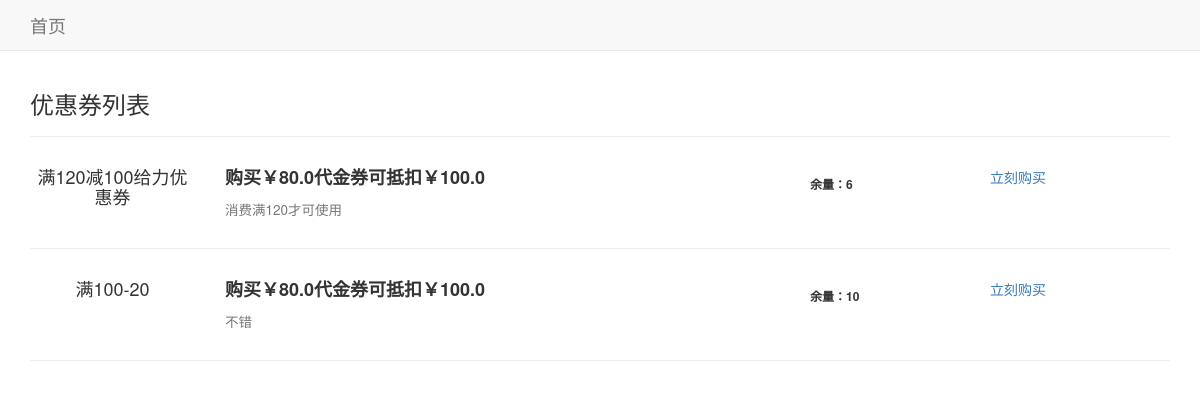
Page /UserController/coupon/7/ on the committed database.
### ManagementController/models.py (models this page shows, shortened)
class Coupon(models.Model):
    Name = models.CharField(max_length=50)
    RestaurantID = models.ForeignKey(Restaurant, on_delete=models.CASCADE)
    Price = models.FloatField()
    Value = models.FloatField()
    Amount = models.PositiveIntegerField()
    Notes = models.CharField(max_length=200)

### UserController/views.py (the view)
# urls.py: url(r"^coupon/(?P<restaurant_id>\d*)/$",views.coupon,name="coupon"),
def coupon(request,restaurant_id):
    restaurant = Restaurant.objects.get(id=restaurant_id)
    coupons = Coupon.objects.filter(RestaurantID=restaurant)
    return render(request,"UserController/coupon.html",context={"coupons":coupons})

### UserController/templates/UserController/coupon.html (shortened to what this page needs)
{%extends "UserController/base.html"%}
{% load bootstrap3 %}
{% block header %}
    <h3>
        优惠券列表
    </h3>
{% endblock header %}
{% block content %}
{% for coupon in coupons %}
<div class="card-body">
     <div class="row">
         <div class="col-12 col-sm-12 col-md-2 text-center">
             <h4>{{coupon.Name}}</h4>
         </div>
         <div class="col-12 text-sm-center col-sm-12 text-md-left col-md-6">
             <h4 class="product-name"><strong>购买￥{{ coupon.Price }}代金券可抵扣￥{{coupon.Value}}</strong></h4>
             <h4>
                 <small>{{coupon.Notes}}</small>
             </h4>
         </div>
         <div class="col-12 col-sm-12 text-sm-center col-md-4 text-md-right row">
             {% if coupon.Amount > 0 %}
             <div class="col-3 col-sm-3 col-md-6 text-md-right" style="padding-top: 10px">
                 <h6><strong>余量：<span id="number">{{coupon.Amount}}</span></strong></h6>
             </div>
             <div class="col-4 col-sm-4 col-md-4" style="padding-top:10px">
                <a href="#" data-id="{{coupon.id}}" data-name="haha" class="purchase">立刻购买</a>
             </div>
             {% endif %}
         </div>
     </div>
     <hr>
 </div>
{% endfor %}
{% endblock content %}

### rows in the picture
Coupon: Name "满120减100给力优惠券", Price "80.0", Value "100.0", Notes "消费满120才可使用", Amount "6"
Coupon: Name "满100-20", Price "80.0", Value "100.0", Notes "不错", Amount "10"
